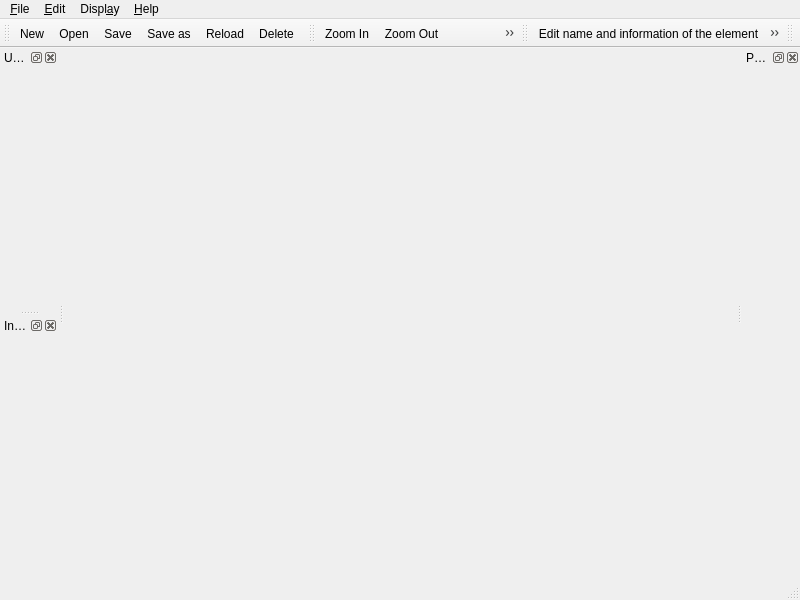
<?xml version="1.0" encoding="UTF-8"?>
<ui version="4.0">
 <class>QETElementEditor</class>
 <widget class="QMainWindow" name="QETElementEditor">
  <property name="geometry">
   <rect>
    <x>0</x>
    <y>0</y>
    <width>800</width>
    <height>600</height>
   </rect>
  </property>
  <property name="windowTitle">
   <string>QElectroTech - Element Editor</string>
  </property>
  <property name="windowIcon">
   <iconset theme="qet"/>
  </property>
  <widget class="QWidget" name="centralwidget"/>
  <widget class="QStatusBar" name="statusbar"/>
  <widget class="QMenuBar" name="menubar">
   <property name="geometry">
    <rect>
     <x>0</x>
     <y>0</y>
     <width>800</width>
     <height>22</height>
    </rect>
   </property>
   <widget class="QMenu" name="m_file_menu">
    <property name="title">
     <string>&amp;File</string>
    </property>
    <addaction name="m_new_action"/>
    <addaction name="m_open_action"/>
    <addaction name="m_open_from_file_action"/>
    <addaction name="m_import_scaled_element"/>
    <addaction name="m_import_dxf"/>
    <addaction name="m_import_svg"/>
    <addaction name="m_save_action"/>
    <addaction name="m_save_as_action"/>
    <addaction name="m_save_as_file_action"/>
    <addaction name="m_export_svg_action"/>
    <addaction name="separator"/>
    <addaction name="m_reload_action"/>
    <addaction name="separator"/>
    <addaction name="m_quit_action"/>
   </widget>
   <widget class="QMenu" name="m_edit_menu">
    <property name="title">
     <string>&amp;Edit</string>
    </property>
    <widget class="QMenu" name="m_paste_from_menu">
     <property name="title">
      <string>Paste from...</string>
     </property>
     <property name="icon">
      <iconset theme="edit-paste"/>
     </property>
     <addaction name="m_paste_from_file_action"/>
     <addaction name="m_paste_from_element_action"/>
    </widget>
    <addaction name="separator"/>
    <addaction name="m_select_all_act"/>
    <addaction name="m_deselect_all_action"/>
    <addaction name="m_revert_selection_action"/>
    <addaction name="separator"/>
    <addaction name="m_cut_action"/>
    <addaction name="m_copy_action"/>
    <addaction name="m_paste_action"/>
    <addaction name="m_paste_in_area_action"/>
    <addaction name="m_paste_from_menu"/>
    <addaction name="separator"/>
    <addaction name="m_delete_action"/>
    <addaction name="separator"/>
    <addaction name="m_edit_names_action"/>
    <addaction name="m_edit_author_action"/>
    <addaction name="m_edit_element_properties_action"/>
    <addaction name="m_rotate_action"/>
    <addaction name="m_rotateFine_action"/>
    <addaction name="m_mirror_action"/>
    <addaction name="m_flip_action"/>
   </widget>
   <widget class="QMenu" name="m_display_menu">
    <property name="title">
     <string>Displ&amp;ay</string>
    </property>
    <addaction name="m_zoom_in_action"/>
    <addaction name="m_zoom_out_action"/>
    <addaction name="m_zoom_fit_best_action"/>
    <addaction name="m_zoom_original_action"/>
    <addaction name="separator"/>
   </widget>
   <widget class="QMenu" name="menu_Aide">
    <property name="title">
     <string>&amp;Help</string>
    </property>
    <addaction name="separator"/>
    <addaction name="m_online_manual"/>
    <addaction name="m_youtube_action"/>
    <addaction name="m_donate_action"/>
    <addaction name="m_about_qt_action"/>
    <addaction name="m_about_qet_action"/>
   </widget>
   <addaction name="m_file_menu"/>
   <addaction name="m_edit_menu"/>
   <addaction name="m_display_menu"/>
   <addaction name="menu_Aide"/>
  </widget>
  <widget class="QDockWidget" name="m_undo_dock">
   <property name="allowedAreas">
    <set>Qt::LeftDockWidgetArea|Qt::RightDockWidgetArea</set>
   </property>
   <property name="windowTitle">
    <string>Undo</string>
   </property>
   <attribute name="dockWidgetArea">
    <number>1</number>
   </attribute>
   <widget class="QWidget" name="dockWidgetContents"/>
  </widget>
  <widget class="QDockWidget" name="m_parts_dock">
   <property name="allowedAreas">
    <set>Qt::LeftDockWidgetArea|Qt::RightDockWidgetArea</set>
   </property>
   <property name="windowTitle">
    <string>Parts</string>
   </property>
   <attribute name="dockWidgetArea">
    <number>2</number>
   </attribute>
   <widget class="QWidget" name="dockWidgetContents_2"/>
  </widget>
  <widget class="QDockWidget" name="m_tools_dock">
   <property name="allowedAreas">
    <set>Qt::LeftDockWidgetArea|Qt::RightDockWidgetArea</set>
   </property>
   <property name="windowTitle">
    <string>Informations</string>
   </property>
   <attribute name="dockWidgetArea">
    <number>1</number>
   </attribute>
   <widget class="QWidget" name="dockWidgetContents_3"/>
  </widget>
  <widget class="QToolBar" name="m_main_toolbar">
   <property name="windowTitle">
    <string>Tools</string>
   </property>
   <attribute name="toolBarArea">
    <enum>TopToolBarArea</enum>
   </attribute>
   <attribute name="toolBarBreak">
    <bool>false</bool>
   </attribute>
   <addaction name="m_new_action"/>
   <addaction name="m_open_action"/>
   <addaction name="m_save_action"/>
   <addaction name="m_save_as_action"/>
   <addaction name="m_reload_action"/>
   <addaction name="m_delete_action"/>
  </widget>
  <widget class="QToolBar" name="m_view_toolbar">
   <property name="windowTitle">
    <string>Display</string>
   </property>
   <attribute name="toolBarArea">
    <enum>TopToolBarArea</enum>
   </attribute>
   <attribute name="toolBarBreak">
    <bool>false</bool>
   </attribute>
   <addaction name="m_zoom_in_action"/>
   <addaction name="m_zoom_out_action"/>
   <addaction name="m_zoom_fit_best_action"/>
   <addaction name="m_zoom_original_action"/>
  </widget>
  <widget class="QToolBar" name="m_element_toolbar">
   <property name="windowTitle">
    <string>Element</string>
   </property>
   <attribute name="toolBarArea">
    <enum>TopToolBarArea</enum>
   </attribute>
   <attribute name="toolBarBreak">
    <bool>false</bool>
   </attribute>
   <addaction name="m_edit_names_action"/>
   <addaction name="m_edit_element_properties_action"/>
  </widget>
  <widget class="QToolBar" name="m_undo_toolbar">
   <property name="windowTitle">
    <string>Cancellation</string>
   </property>
   <attribute name="toolBarArea">
    <enum>TopToolBarArea</enum>
   </attribute>
   <attribute name="toolBarBreak">
    <bool>false</bool>
   </attribute>
  </widget>
  <action name="m_select_all_act">
   <property name="icon">
    <iconset theme="edit-select-all"/>
   </property>
   <property name="text">
    <string>Select All</string>
   </property>
  </action>
  <action name="m_new_action">
   <property name="icon">
    <iconset theme="document-new"/>
   </property>
   <property name="text">
    <string>&amp;New</string>
   </property>
  </action>
  <action name="m_open_action">
   <property name="icon">
    <iconset theme="folder-open"/>
   </property>
   <property name="text">
    <string>&amp;Open</string>
   </property>
  </action>
  <action name="m_open_from_file_action">
   <property name="icon">
    <iconset theme="folder-open"/>
   </property>
   <property name="text">
    <string>Open from &amp;file</string>
   </property>
  </action>
  <action name="m_save_action">
   <property name="icon">
    <iconset theme="document-save"/>
   </property>
   <property name="text">
    <string>&amp;Save</string>
   </property>
  </action>
  <action name="m_save_as_action">
   <property name="icon">
    <iconset theme="document-save-as"/>
   </property>
   <property name="text">
    <string>Save as</string>
   </property>
  </action>
  <action name="m_save_as_file_action">
   <property name="icon">
    <iconset theme="document-save"/>
   </property>
   <property name="text">
    <string>Save to a file</string>
   </property>
  </action>
  <action name="m_export_svg_action">
   <property name="icon">
    <iconset theme="document-export"/>
   </property>
   <property name="text">
    <string>Export as SVG</string>
   </property>
  </action>
  <action name="m_reload_action">
   <property name="icon">
    <iconset theme="view-refresh"/>
   </property>
   <property name="text">
    <string>Reload</string>
   </property>
  </action>
  <action name="m_quit_action">
   <property name="icon">
    <iconset theme="application-exit"/>
   </property>
   <property name="text">
    <string>&amp;Close this editor</string>
   </property>
   <property name="toolTip">
    <string>Close this editor</string>
   </property>
  </action>
  <action name="m_deselect_all_action">
   <property name="icon">
    <iconset theme="edit-select-none"/>
   </property>
   <property name="text">
    <string>Select none</string>
   </property>
  </action>
  <action name="m_cut_action">
   <property name="icon">
    <iconset theme="edit-cut"/>
   </property>
   <property name="text">
    <string>Cu&amp;t</string>
   </property>
  </action>
  <action name="m_copy_action">
   <property name="icon">
    <iconset theme="edit-copy"/>
   </property>
   <property name="text">
    <string>&amp;Copy</string>
   </property>
  </action>
  <action name="m_paste_action">
   <property name="icon">
    <iconset theme="edit-paste"/>
   </property>
   <property name="text">
    <string>&amp;Paste</string>
   </property>
  </action>
  <action name="m_paste_in_area_action">
   <property name="icon">
    <iconset theme="edit-paste"/>
   </property>
   <property name="text">
    <string>&amp;Paste in the area</string>
   </property>
  </action>
  <action name="m_paste_from_file_action">
   <property name="icon">
    <iconset theme="text-xml"/>
   </property>
   <property name="text">
    <string>A file</string>
   </property>
  </action>
  <action name="m_paste_from_element_action">
   <property name="icon">
    <iconset theme="element"/>
   </property>
   <property name="text">
    <string>An element</string>
   </property>
  </action>
  <action name="m_revert_selection_action">
   <property name="icon">
    <iconset theme="edit-select-invert"/>
   </property>
   <property name="text">
    <string>Invert selection</string>
   </property>
  </action>
  <action name="m_delete_action">
   <property name="icon">
    <iconset theme="edit-delete"/>
   </property>
   <property name="text">
    <string>&amp;Delete</string>
   </property>
  </action>
  <action name="m_edit_names_action">
   <property name="icon">
    <iconset theme="names"/>
   </property>
   <property name="text">
    <string>Edit name and information of the element</string>
   </property>
  </action>
  <action name="m_edit_author_action">
   <property name="icon">
    <iconset theme="preferences-desktop-user"/>
   </property>
   <property name="text">
    <string>Edit author information</string>
   </property>
  </action>
  <action name="m_edit_element_properties_action">
   <property name="icon">
    <iconset theme="element-edit"/>
   </property>
   <property name="text">
    <string>Edit element properties</string>
   </property>
  </action>
  <action name="m_zoom_in_action">
   <property name="icon">
    <iconset theme="zoom-in"/>
   </property>
   <property name="text">
    <string>Zoom In</string>
   </property>
  </action>
  <action name="m_zoom_out_action">
   <property name="icon">
    <iconset theme="zoom-out"/>
   </property>
   <property name="text">
    <string>Zoom Out</string>
   </property>
  </action>
  <action name="m_zoom_fit_best_action">
   <property name="icon">
    <iconset theme="zoom-draw"/>
   </property>
   <property name="text">
    <string>Zoom content</string>
   </property>
   <property name="statusTip">
    <string>Adjusts the zoom to display the whole symbol</string>
   </property>
  </action>
  <action name="m_zoom_original_action">
   <property name="icon">
    <iconset theme="zoom-original"/>
   </property>
   <property name="text">
    <string>Reset zoom</string>
   </property>
  </action>
  <action name="m_about_qet_action">
   <property name="icon">
    <iconset theme="qet"/>
   </property>
   <property name="text">
    <string>A&amp;bout QElectroTech</string>
   </property>
   <property name="statusTip">
    <string>Displays information about QElectroTech</string>
   </property>
  </action>
  <action name="m_online_manual">
   <property name="icon">
    <iconset theme="help-contents"/>
   </property>
   <property name="text">
    <string>Online manual</string>
   </property>
   <property name="statusTip">
    <string>Launches the default browser to the online manual QElectroTech</string>
   </property>
  </action>
  <action name="m_youtube_action">
   <property name="icon">
    <iconset theme="kdenlive-show-video"/>
   </property>
   <property name="text">
    <string>Youtube channel</string>
   </property>
   <property name="statusTip">
    <string>Launches the default browser on the Youtube channel of QElectroTech</string>
   </property>
  </action>
  <action name="m_donate_action">
   <property name="icon">
    <iconset theme="help-donate"/>
   </property>
   <property name="text">
    <string>Support the project with a donation</string>
   </property>
   <property name="statusTip">
    <string>Support the QElectroTech project with a donation</string>
   </property>
  </action>
  <action name="m_about_qt_action">
   <property name="icon">
    <iconset theme="qt"/>
   </property>
   <property name="text">
    <string>About &amp;Qt</string>
   </property>
   <property name="statusTip">
    <string>Displays information about Qt library</string>
   </property>
  </action>
  <action name="m_rotate_action">
   <property name="icon">
    <iconset theme="orientations"/>
   </property>
   <property name="text">
    <string>Rotation</string>
   </property>
  </action>
  <action name="m_rotateFine_action">
   <property name="icon">
    <iconset theme="orientations"/>
   </property>
   <property name="text">
    <string>Fine-Rotation</string>
   </property>
  </action>
  <action name="m_mirror_action">
   <property name="icon">
    <iconset theme="mirror"/>
   </property>
   <property name="text">
    <string>Mirror</string>
   </property>
  </action>
  <action name="m_flip_action">
   <property name="icon">
    <iconset theme="flip"/>
   </property>
   <property name="text">
    <string>Flip</string>
   </property>
  </action>
  <action name="m_import_dxf">
   <property name="icon">
    <iconset theme="run-dxf"/>
   </property>
   <property name="text">
    <string>Import a dxf</string>
   </property>
  </action>
  <action name="m_import_svg">
   <property name="icon">
    <iconset theme="folder-open"/>
   </property>
   <property name="text">
    <string>Import a SVG drawing or an image</string>
   </property>
   <property name="toolTip">
    <string>Make the element from a SVG drawing or a picture (traced into outlines). A SVG shape whose id starts with "terminal" marks a terminal. An image on the clipboard can be pasted into the element.</string>
   </property>
  </action>
  <action name="m_import_scaled_element">
   <property name="icon">
    <iconset theme="folder-open"/>
   </property>
   <property name="text">
    <string comment="fr: importer un élément à redimensionner">Import an element to resize</string>
   </property>
  </action>
 </widget>
 <resources>
  <include location="../../../qelectrotech.qrc"/>
 </resources>
 <connections/>
</ui>
